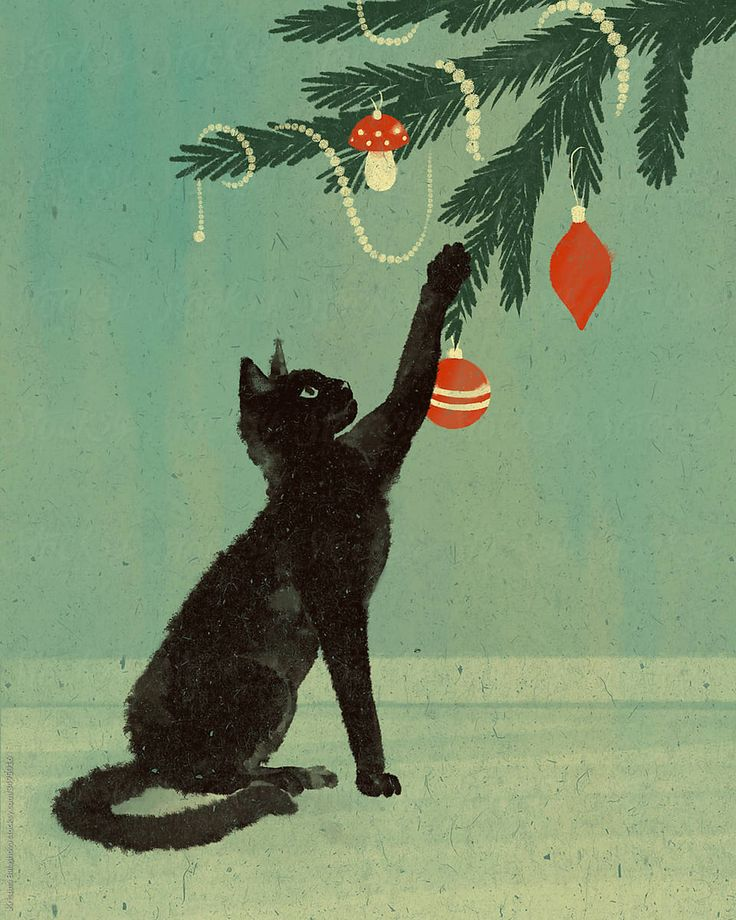
#> input picture Images/tree_cat.jpeg, 736 x 920 px, found by its file name
$ python masking.py
#> lines starting #> are read from the running program, lines starting #| are printed output that depends on the picture; after the words box and inside, x2 and y2 are one past the last pixel; in counts of white or black regions, pixels touching at a corner belong together
#blend images of diff sizes

import cv2
import matplotlib.pyplot as plt
import subprocess

img1 = cv2.imread("/home/user/Documents/projects/image-processing-w-python/Images/tree_cat.jpeg")
#> img1 is the input picture: shape (920, 736, 3); mean B, G, R 109.9, 142.4, 119.9
img1 = cv2.cvtColor(img1,cv2.COLOR_BGR2RGB)
img1 = cv2.resize(img1, (1900,1900))
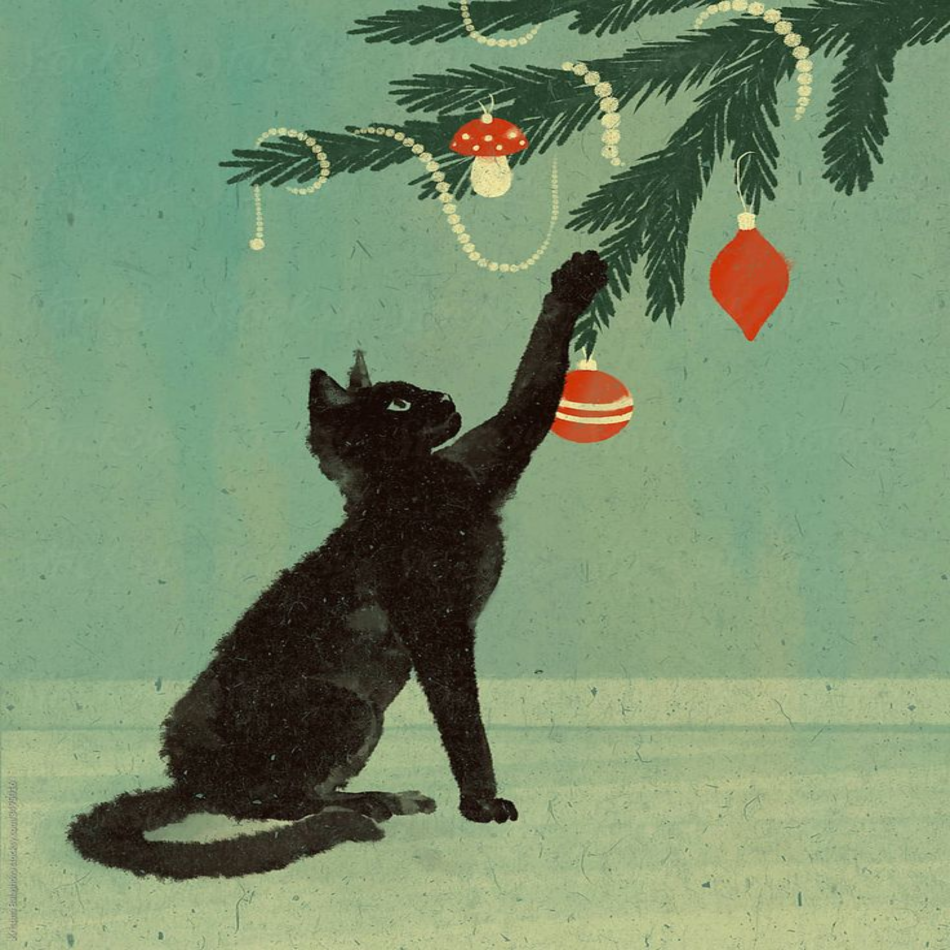
#> img1: shape (1900, 1900, 3) (shown at 1/2 size); mean R, G, B 119.8, 142.3, 109.8

img2 = cv2.imread("/home/user/Documents/projects/image-processing-w-python/Images/watermark_no_copy.png")
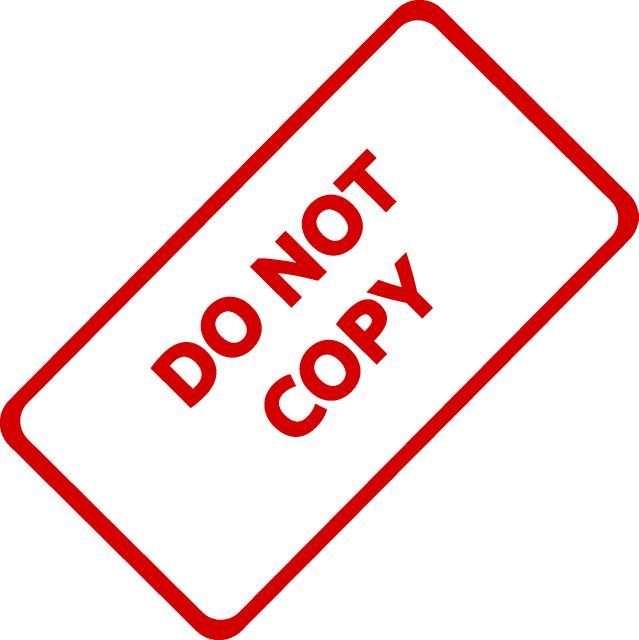
#> input picture Images/watermark_no_copy.png, 1277 x 1280 px, found by its file name (shown at 1/2 size)
#> img2 is the input picture: shape (1280, 1277, 3); mean B, G, R 226.7, 226.7, 250.2
img2 = cv2.cvtColor(img2,cv2.COLOR_BGR2RGB)
img2 = cv2.resize(img2,(600,600))
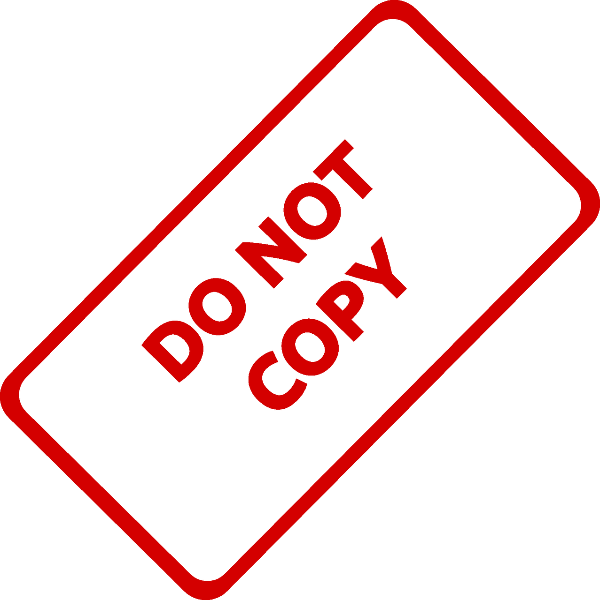
#> img2: shape (600, 600, 3); mean R, G, B 250.2, 226.7, 226.7

print(img1.shape , img2.shape)
#| (1900, 1900, 3) (600, 600, 3)

x_offset = 1900 - 600
y_offset = 1900 - 600

#set parameters as of the smaller img
rows,cols,channels = img2.shape
#> rows = 600; cols = 600; channels = 3

print(rows,cols,channels)
#| 600 600 3

#region of interest
roi = img2[y_offset:1900, x_offset:1900]
#> roi = empty array

#create the MASK

img2grey = cv2.cvtColor(img2,cv2.COLOR_BGR2GRAY)
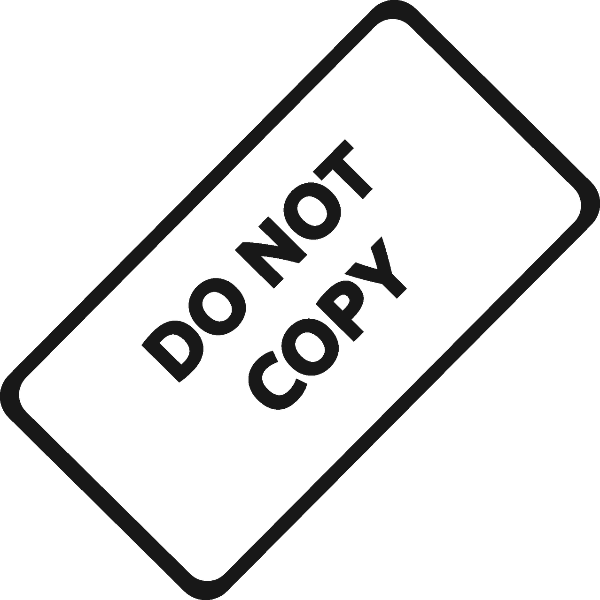
#> img2grey: shape (600, 600); min 23, max 255, mean 229.3
print("shape of roi",roi.shape)
#| shape of roi (0, 0, 3)

'''
plt.imshow(img2grey,cmap='grey')
plt.savefig('/home/user/Documents/projects/image-processing-w-python/Images/task.jpeg')
subprocess.run(['xdg-open', '/home/user/Documents/projects/image-processing-w-python/Images/task.jpeg'])
'''

mask_inv = cv2.bitwise_not(img2grey)
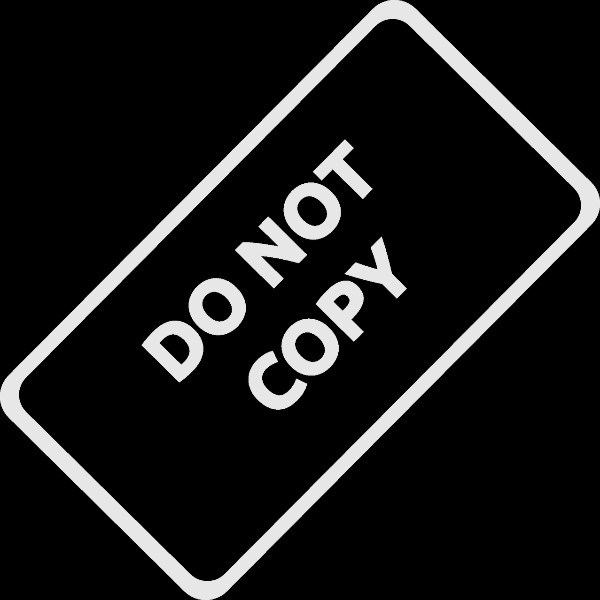
#> mask_inv: shape (600, 600); min 0, max 232, mean 25.7
print("mask inv shape:",mask_inv.shape)
#| mask inv shape: (600, 600)

'''
plt.imshow(mask_inv,cmap='grey')
plt.savefig('/home/user/Documents/projects/image-processing-w-python/Images/task1.jpeg')
subprocess.run(['xdg-open', '/home/user/Documents/projects/image-processing-w-python/Images/task1.jpeg'])
'''
#mask inverse no longer contains colour channels , use np to add it back

import numpy as np

white_background = np.full(img2.shape,255,dtype=np.uint8)
print("white bg shape:",white_background.shape)
#| white bg shape: (600, 600, 3)

#every color channel will have img2
bk = cv2.bitwise_or(white_background,white_background,mask=mask_inv)
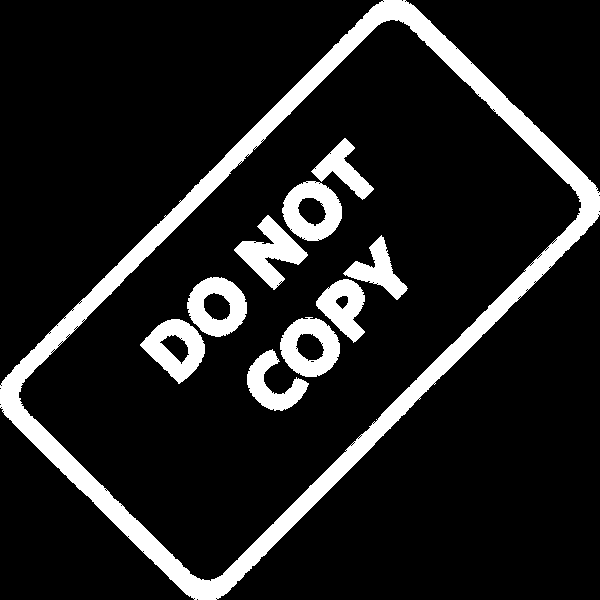
#> bk: shape (600, 600, 3); 12.8% white; 10 white regions, largest, box (x1, y1, x2, y2) and area: (0, 0, 600, 600) 28681, (234, 215, 308, 290) 2264, (282, 181, 342, 241) 2185
#> white_background: shape (600, 600, 3); every value is 255
print(bk.shape)
#| (600, 600, 3)

#place original foreground image on top of mask
fg = cv2.bitwise_or(img2,img2,mask=mask_inv)
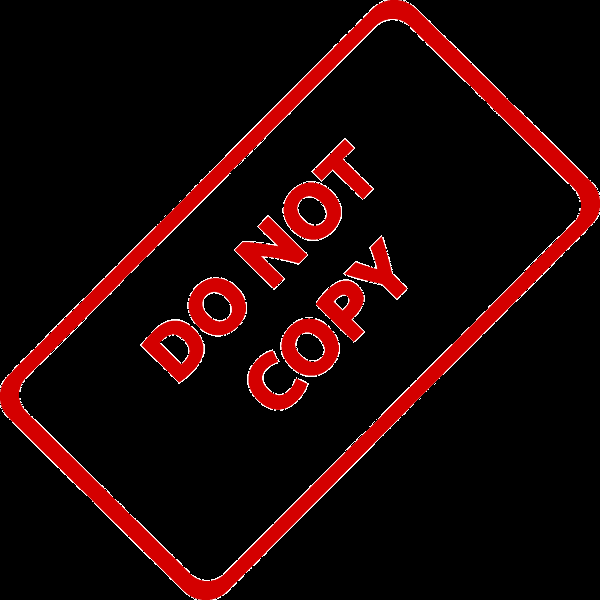
#> fg: shape (600, 600, 3); mean R, G, B 27.8, 4.3, 4.3

'''
plt.imshow(fg,cmap='grey')
plt.savefig('/home/user/Documents/projects/image-processing-w-python/Images/task1.jpeg')
subprocess.run(['xdg-open', '/home/user/Documents/projects/image-processing-w-python/Images/task1.jpeg'])
'''
#get roi and blend mask with it
#> (the run stopped early here; a loop or call above may not have finished)
